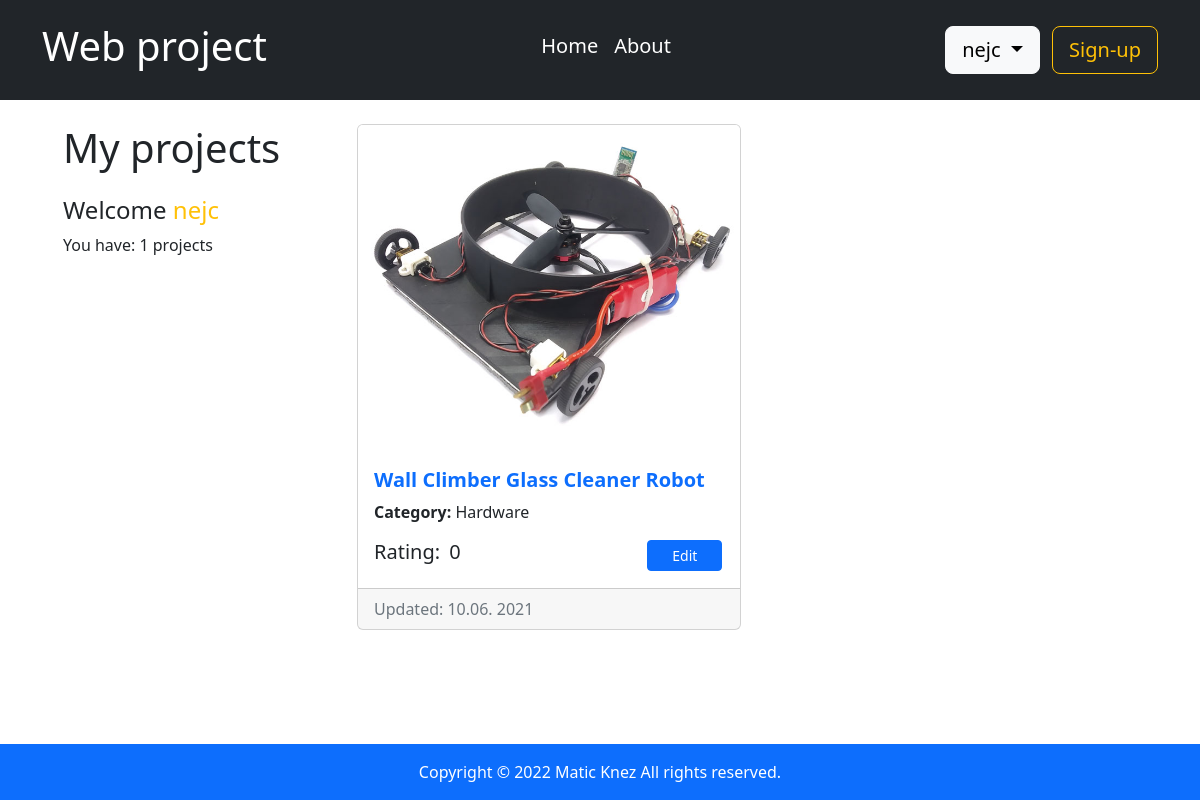
The app's page /index.php/project/myProjects (signed in) with its own data.
### tables this page shows
CREATE TABLE `projects` (
  `id` int(11) NOT NULL AUTO_INCREMENT,
  `author_id` int(11) NOT NULL,
  `title` varchar(100) NOT NULL,
  `author` varchar(45) NOT NULL,
  `description` varchar(45) NOT NULL,
  `image_name` varchar(45) NOT NULL,
  `category` varchar(45) NOT NULL,
  `votes` int(11) NOT NULL,
  `date` datetime NOT NULL,
  PRIMARY KEY (`id`),
  FOREIGN KEY (`author_id`) REFERENCES `users`(`id`)
);

### controller/ProjectController.php (called while the page is built, shortened)
<?php
require_once("model/ProjectDB.php");
require_once("model/User.php");
class ProjectController {
    public static function myProjects() {
        $user_id = User::getId();
        ViewHelper::render("view/project-myProjects-list.php", [
            "projects" => ProjectDB::getByUserId($user_id)
        ]);
    }
    public static function setAllVotes() {
        $projects = ProjectDB::getAll();
    }
}

### model/User.php (called while the page is built, shortened)
<?php
class User {
	public static function getName() {
		return $_SESSION["user"]["name"];
	}
}

### model/ProjectDB.php (called while the page is built, shortened)
<?php
class ProjectDB {
    public static function getAll() {
        $db = DBInit::getInstance();
        $statement = $db->prepare("SELECT id, title, author, description, image_name, category, votes, date FROM projects");
        $statement->execute();
        return $statement->fetchAll();
    }
}

### view/project-myProjects-list.php (the view, shortened to what this page needs)
<!DOCTYPE html>
<link href="https://cdn.jsdelivr.net/npm/bootstrap@5.2.0-beta1/dist/css/bootstrap.min.css" rel="stylesheet"
>
<?php
$projects1 =[];
$projects2 =[];
for ($i = 1; $i <= sizeof($projects); $i++) {
    if(2 % $i == 0){
        array_push($projects1, $projects[$i-1]);
    }
    else {
        array_push($projects2, $projects[$i-1]);
    }
};
?>
<?php include("view/navigation/menu-links.php"); ?>
<body class="d-flex flex-column min-vh-100">
    <div class="row justify-content-center mt-4">
        <div class="col-8 col-sm-8 col-md-3 col-lg-3 mb-2 px-4">
            <h1 class=" mb-4 me-3">My projects</h1>
            <h4 class="fw-normal">Welcome <span class="text-warning" ><?= User::getName() ?></span></h4>
            <p>You have: <?= sizeof($projects) ?> projects</p>
        </div>
        <div class="col-9 col-sm-5 col-md-4">
            <?php foreach($projects1 as $project): ?>
                <div class="card mb-4">
                    <a href="<?= BASE_URL . "project?id=" . $project["id"] ?>">
                    <img class="card-img-top" src="<?= IMAGES_URL . "project2/" . $project["image_name"] ?>" alt="project picture"></a>
                    <div class="card-body">
                        <a class="card-title text-decoration-none mb-2" href="<?= BASE_URL . "project?id=" . $project["id"] ?>"><h5><b><?= $project["title"] ?></b></h5></a>
                        <p class="card-text"><b>Category: </b><?= $project["category"] ?></p>
                        <div class="row card-text">
                            <div class="h5 fw-normal col-6 col-lg-7 col-xl-8">
                                Rating:
                                <?php if($project["votes"] < 0): ?>
                                    <span class="h5 px-1 text-danger"><?= $project["votes"] ?></span>
                                <?php elseif($project["votes"] > 0): ?>
                                    <span class="h5 px-1 text-success"><?= $project["votes"] ?></span>
                                <?php else: ?>
                                    <span class="h5 px-1"><?= $project["votes"] ?></span>
                                <?php endif; ?>
                            </div>
                            <div class="col-3">
                                <a class="px-4" href="<?= BASE_URL . "project/edit?id=" . $project["id"] ?>">
                                <button class="btn btn-sm btn-primary" style="padding-left: 1.5rem; padding-right: 1.5rem;">Edit</button></a>
                            </div>
                        </div>
                    </div>
                    <div class="card-footer text-muted">Updated: <?= date("m.d. Y", strtotime($project["date"])) ?></div>
                </div>
            <?php endforeach; ?>
        </div>
        <div class="col-9 col-sm-5 col-md-4">
        </div>
    </div>
</body>
<?php include("view/navigation/footer.php"); ?>

### records on screen
projects: image_name (picture), title "Wall Climber Glass Cleaner Robot", category "Hardware", votes "0", date "10.06. 2021"

### other values on screen
User::getName() "nejc"
sizeof($projects) "1"
